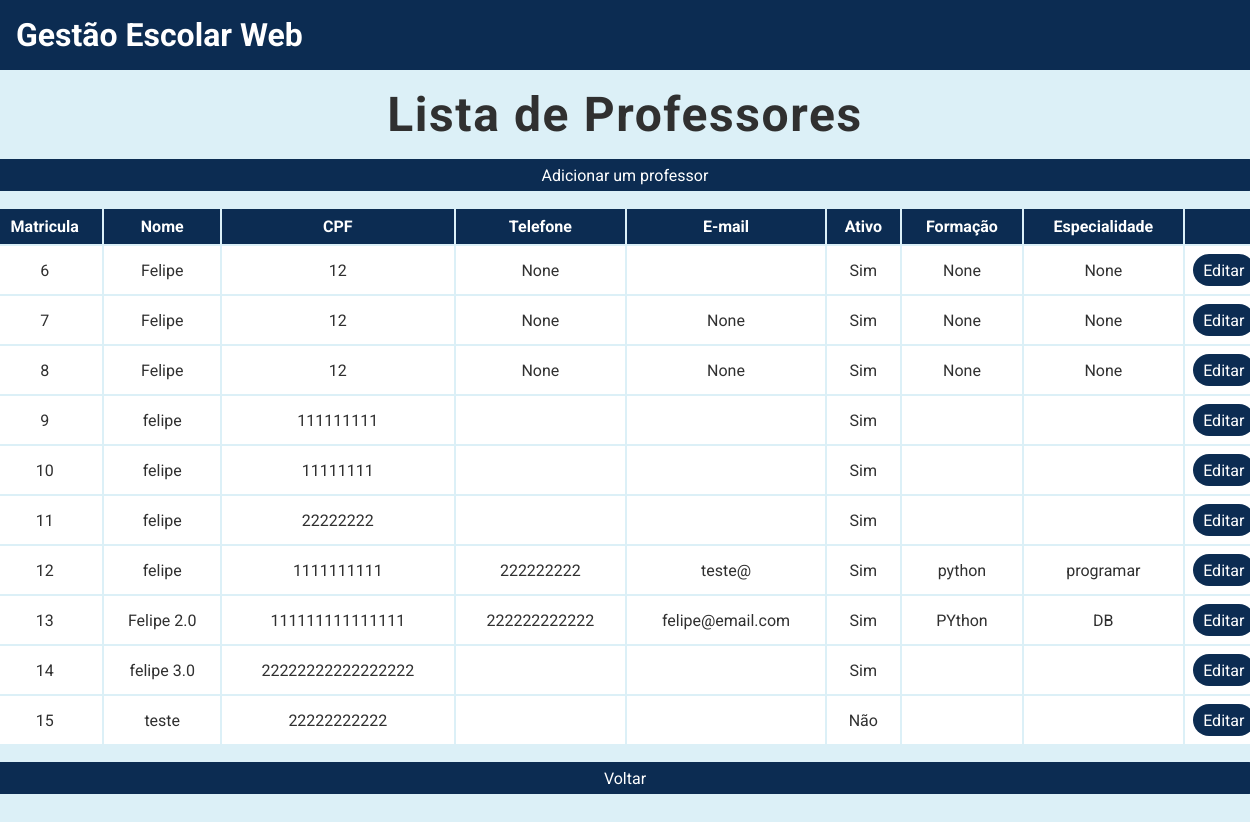
The page /listar/professores on the database its author committed.
### tables this page shows
CREATE TABLE Professores (matricula INTEGER PRIMARY KEY AUTOINCREMENT, nome VARCHAR (255) NOT NULL, cpf CHAR (11) NOT NULL, telefone CHAR (11), email VARCHAR (255), ativo BOOLEAN DEFAULT (1), formacao VARCHAR (255), especialidade VARCHAR (255));

### main.py (the view)
@app.route("/listar/professores")
def listar_professores():
    professores = Professor.listar()
    return render_template("listar_professores.html", professores=professores)

### professor.py (called while the page is built)
    @classmethod
    def listar(cls):
        conexao = sqlite3.connect("gestao_escolar.db")
        cursor = conexao.cursor()
        sql = """
            SELECT *
            FROM Professores
        """
        cursor.execute(sql)
        lista_professores = cursor.fetchall()
        conexao.close()
        return lista_professores

### templates/listar_professores.html
{% extends "base.html" %} {% block conteudo %}
<div class="conteudo-principal">
    <h2>Lista de Professores</h2>
    <div class="conteudo-tabela">
        <a href="/cadastro/professor" class="botao-primario">Adicionar um professor</a>
        <table>
            <tr>
                <th>Matricula</th>
                <th>Nome</th>
                <th>CPF</th>
                <th>Telefone</th>
                <th>E-mail</th>
                <th>Ativo</th>
                <th>Formação</th>
                <th>Especialidade</th>
                <th></th>
            </tr>
            {% for professor in professores %}
            <tr>
                <td>{{ professor[0] }}</td>
                <td>{{ professor[1] }}</td>
                <td>{{ professor[2] }}</td>
                <td>{{ professor[3] }}</td>
                <td>{{ professor[4] }}</td>
                <td>
                    {% if professor[5] == 1 %}
                        Sim
                    {% else %}
                        Não
                    {% endif %}
                </td>
                <td>{{ professor[6] }}</td>
                <td>{{ professor[7] }}</td>
                <td>
                    <a
                        href="/editar/professor/{{ professor[0] }}"
                        class="botao-primario"
                        >Editar</a
                    >
                </td>
            </tr>
            {% endfor %}
        </table>
        <a href="/" class="botao-primario">Voltar</a>
    </div>
</div>
{% endblock %}

### static/css/style.css (style rules this page uses)
:root { --azul-fraco: rgb(220, 240, 247); --azul-escuro: rgb(12, 44, 82); --preto: rgb(48, 48, 48); --azul-normal: rgb(94, 157, 200); --verde-normal: rgb(21, 238, 108); }
* { margin: 0; padding: 0; box-sizing: border-box; }
body { font-family: 'Roboto', sans-serif; background: var(--azul-fraco); }
a { text-decoration: none; }
.botao-primario { display: flex; background-color: var(--azul-escuro); color: #fff; width: 100%; text-align: center; justify-content: center; align-items: center; border-radius: 3rem; }
main .conteudo-principal { text-align: center; display: flex; justify-content: center; flex-direction: column; align-items: center; margin-bottom: 2rem; }
main .conteudo-principal h2 { margin: 1rem 0 1rem 0; font-size: 3rem; color: var(--preto); letter-spacing: .1rem; }
main .conteudo-principal .conteudo-tabela { width: 80rem; }
main .conteudo-principal .conteudo-tabela .botao-primario { height: 2rem; font-size: 1rem; font-weight: 400; }
main .conteudo-principal .conteudo-tabela table { margin: 1rem 0 1rem 0; width: 100%; }
main .conteudo-principal .conteudo-tabela table th { background: var(--azul-escuro); color: #fff; padding: 0.5rem; }
main .conteudo-principal .conteudo-tabela table td { background: #fff; color: var(--preto); padding: 0.5rem; }

### rows shown on the page
Professores: matricula "6", nome "Felipe", cpf "12", telefone "None", ativo "Sim", formacao "None", especialidade "None"
Professores: matricula "7", nome "Felipe", cpf "12", telefone "None", email "None", ativo "Sim", formacao "None", especialidade "None"
Professores: matricula "8", nome "Felipe", cpf "12", telefone "None", email "None", ativo "Sim", formacao "None", especialidade "None"
Professores: matricula "9", nome "felipe", cpf "111111111", ativo "Sim"
Professores: matricula "10", nome "felipe", cpf "11111111", ativo "Sim"
Professores: matricula "11", nome "felipe", cpf "22222222", ativo "Sim"
Professores: matricula "12", nome "felipe", cpf "1111111111", telefone "222222222", email "teste@", ativo "Sim", formacao "python", especialidade "programar"
Professores: matricula "13", nome "Felipe 2.0", cpf "111111111111111", telefone "222222222222", email "felipe@email.com", ativo "Sim", formacao "PYthon", especialidade "DB"
Professores: matricula "14", nome "felipe 3.0", cpf "22222222222222222", ativo "Sim"
Professores: matricula "15", nome "teste", cpf "22222222222", ativo "Não"
